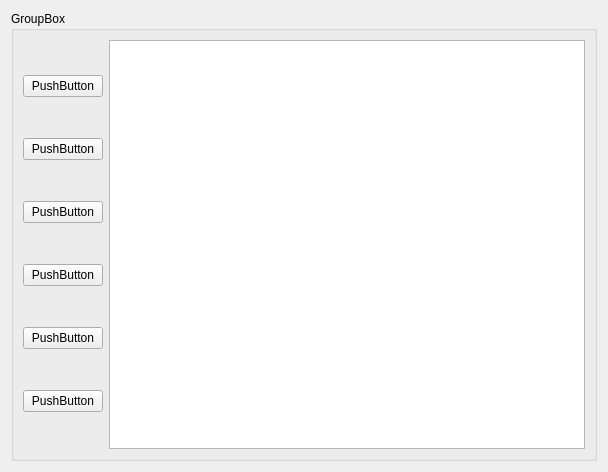
<?xml version="1.0" encoding="UTF-8"?>
<ui version="4.0">
 <class>Form</class>
 <widget class="QWidget" name="Form">
  <property name="geometry">
   <rect>
    <x>0</x>
    <y>0</y>
    <width>608</width>
    <height>472</height>
   </rect>
  </property>
  <property name="windowTitle">
   <string>Form</string>
  </property>
  <layout class="QHBoxLayout" name="horizontalLayout">
   <item>
    <widget class="QGroupBox" name="groupBox_2">
     <property name="title">
      <string>GroupBox</string>
     </property>
     <layout class="QHBoxLayout" name="horizontalLayout_6">
      <item>
       <layout class="QVBoxLayout" name="verticalLayout_3">
        <item>
         <widget class="QPushButton" name="pushButton_4">
          <property name="text">
           <string>PushButton</string>
          </property>
         </widget>
        </item>
        <item>
         <widget class="QPushButton" name="pushButton_5">
          <property name="text">
           <string>PushButton</string>
          </property>
         </widget>
        </item>
        <item>
         <widget class="QPushButton" name="pushButton_6">
          <property name="text">
           <string>PushButton</string>
          </property>
         </widget>
        </item>
        <item>
         <widget class="QPushButton" name="pushButton_7">
          <property name="text">
           <string>PushButton</string>
          </property>
         </widget>
        </item>
        <item>
         <widget class="QPushButton" name="pushButton_8">
          <property name="text">
           <string>PushButton</string>
          </property>
         </widget>
        </item>
        <item>
         <widget class="QPushButton" name="pushButton_9">
          <property name="text">
           <string>PushButton</string>
          </property>
         </widget>
        </item>
       </layout>
      </item>
      <item>
       <widget class="QTreeView" name="treeView_2"/>
      </item>
     </layout>
    </widget>
   </item>
  </layout>
 </widget>
 <resources/>
 <connections/>
</ui>
